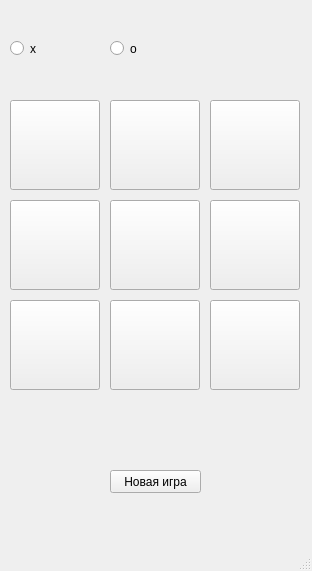
<?xml version="1.0" encoding="UTF-8"?>
<ui version="4.0">
 <class>MainWindow</class>
 <widget class="QMainWindow" name="MainWindow">
  <property name="geometry">
   <rect>
    <x>0</x>
    <y>0</y>
    <width>312</width>
    <height>571</height>
   </rect>
  </property>
  <property name="windowTitle">
   <string>MainWindow</string>
  </property>
  <widget class="QWidget" name="centralwidget">
   <widget class="QPushButton" name="pushButton">
    <property name="geometry">
     <rect>
      <x>10</x>
      <y>100</y>
      <width>90</width>
      <height>90</height>
     </rect>
    </property>
    <property name="text">
     <string/>
    </property>
   </widget>
   <widget class="QPushButton" name="pushButton_2">
    <property name="geometry">
     <rect>
      <x>110</x>
      <y>100</y>
      <width>90</width>
      <height>90</height>
     </rect>
    </property>
    <property name="text">
     <string/>
    </property>
   </widget>
   <widget class="QPushButton" name="pushButton_3">
    <property name="geometry">
     <rect>
      <x>210</x>
      <y>100</y>
      <width>90</width>
      <height>90</height>
     </rect>
    </property>
    <property name="text">
     <string/>
    </property>
   </widget>
   <widget class="QPushButton" name="pushButton_4">
    <property name="geometry">
     <rect>
      <x>10</x>
      <y>200</y>
      <width>90</width>
      <height>90</height>
     </rect>
    </property>
    <property name="text">
     <string/>
    </property>
   </widget>
   <widget class="QPushButton" name="pushButton_5">
    <property name="geometry">
     <rect>
      <x>110</x>
      <y>200</y>
      <width>90</width>
      <height>90</height>
     </rect>
    </property>
    <property name="text">
     <string/>
    </property>
   </widget>
   <widget class="QPushButton" name="pushButton_6">
    <property name="geometry">
     <rect>
      <x>210</x>
      <y>200</y>
      <width>90</width>
      <height>90</height>
     </rect>
    </property>
    <property name="text">
     <string/>
    </property>
   </widget>
   <widget class="QPushButton" name="pushButton_7">
    <property name="geometry">
     <rect>
      <x>10</x>
      <y>300</y>
      <width>90</width>
      <height>90</height>
     </rect>
    </property>
    <property name="text">
     <string/>
    </property>
   </widget>
   <widget class="QPushButton" name="pushButton_8">
    <property name="geometry">
     <rect>
      <x>110</x>
      <y>300</y>
      <width>90</width>
      <height>90</height>
     </rect>
    </property>
    <property name="text">
     <string/>
    </property>
   </widget>
   <widget class="QPushButton" name="pushButton_9">
    <property name="geometry">
     <rect>
      <x>210</x>
      <y>300</y>
      <width>90</width>
      <height>90</height>
     </rect>
    </property>
    <property name="text">
     <string/>
    </property>
   </widget>
   <widget class="QRadioButton" name="radioButton">
    <property name="geometry">
     <rect>
      <x>10</x>
      <y>40</y>
      <width>82</width>
      <height>17</height>
     </rect>
    </property>
    <property name="text">
     <string>x</string>
    </property>
   </widget>
   <widget class="QRadioButton" name="radioButton_2">
    <property name="geometry">
     <rect>
      <x>110</x>
      <y>40</y>
      <width>82</width>
      <height>17</height>
     </rect>
    </property>
    <property name="text">
     <string>o</string>
    </property>
   </widget>
   <widget class="QPushButton" name="pushButton_10">
    <property name="geometry">
     <rect>
      <x>110</x>
      <y>470</y>
      <width>91</width>
      <height>23</height>
     </rect>
    </property>
    <property name="text">
     <string>Новая игра</string>
    </property>
   </widget>
   <widget class="QLabel" name="label">
    <property name="geometry">
     <rect>
      <x>110</x>
      <y>420</y>
      <width>91</width>
      <height>16</height>
     </rect>
    </property>
    <property name="text">
     <string/>
    </property>
   </widget>
  </widget>
  <widget class="QMenuBar" name="menubar">
   <property name="geometry">
    <rect>
     <x>0</x>
     <y>0</y>
     <width>312</width>
     <height>21</height>
    </rect>
   </property>
  </widget>
  <widget class="QStatusBar" name="statusbar"/>
 </widget>
 <resources/>
 <connections/>
</ui>
